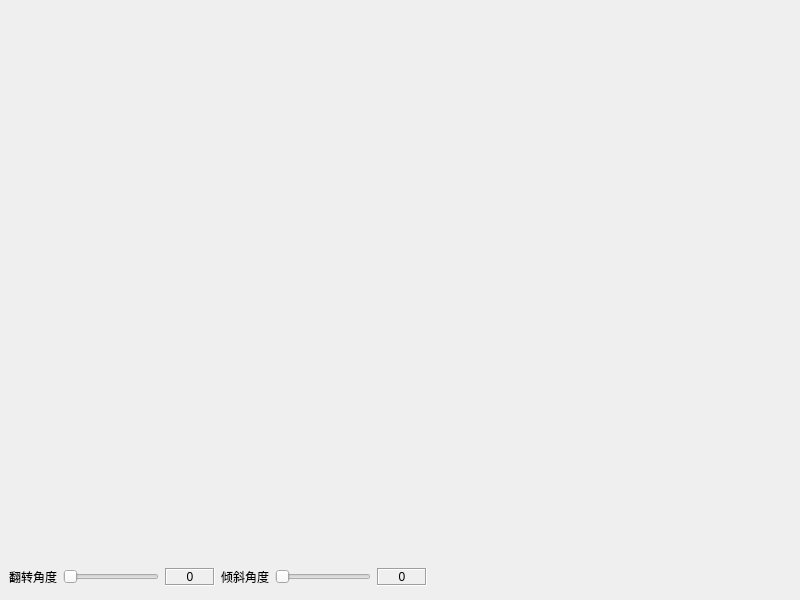
<?xml version="1.0" encoding="UTF-8"?>
<ui version="4.0">
 <class>frmFlightADI</class>
 <widget class="QWidget" name="frmFlightADI">
  <property name="geometry">
   <rect>
    <x>0</x>
    <y>0</y>
    <width>800</width>
    <height>600</height>
   </rect>
  </property>
  <property name="windowTitle">
   <string>Form</string>
  </property>
  <widget class="FlightADI" name="flightADI">
   <property name="enabled">
    <bool>false</bool>
   </property>
   <property name="geometry">
    <rect>
     <x>9</x>
     <y>9</y>
     <width>256</width>
     <height>192</height>
    </rect>
   </property>
   <property name="frameShape">
    <enum>QFrame::NoFrame</enum>
   </property>
   <property name="frameShadow">
    <enum>QFrame::Plain</enum>
   </property>
   <property name="verticalScrollBarPolicy">
    <enum>Qt::ScrollBarAlwaysOff</enum>
   </property>
   <property name="horizontalScrollBarPolicy">
    <enum>Qt::ScrollBarAlwaysOff</enum>
   </property>
   <property name="interactive">
    <bool>false</bool>
   </property>
  </widget>
  <widget class="QWidget" name="widget" native="true">
   <property name="geometry">
    <rect>
     <x>9</x>
     <y>564</y>
     <width>418</width>
     <height>27</height>
    </rect>
   </property>
   <layout class="QGridLayout" name="gridLayout">
    <property name="leftMargin">
     <number>0</number>
    </property>
    <property name="topMargin">
     <number>0</number>
    </property>
    <property name="rightMargin">
     <number>0</number>
    </property>
    <property name="bottomMargin">
     <number>0</number>
    </property>
    <item row="0" column="2">
     <widget class="QLabel" name="labRollValue">
      <property name="minimumSize">
       <size>
        <width>50</width>
        <height>0</height>
       </size>
      </property>
      <property name="frameShape">
       <enum>QFrame::Box</enum>
      </property>
      <property name="frameShadow">
       <enum>QFrame::Sunken</enum>
      </property>
      <property name="text">
       <string>0</string>
      </property>
      <property name="alignment">
       <set>Qt::AlignCenter</set>
      </property>
     </widget>
    </item>
    <item row="0" column="4">
     <widget class="QSlider" name="sliderPitch">
      <property name="orientation">
       <enum>Qt::Horizontal</enum>
      </property>
     </widget>
    </item>
    <item row="0" column="0">
     <widget class="QLabel" name="labRoll">
      <property name="text">
       <string>翻转角度</string>
      </property>
     </widget>
    </item>
    <item row="0" column="1">
     <widget class="QSlider" name="sliderRoll">
      <property name="orientation">
       <enum>Qt::Horizontal</enum>
      </property>
     </widget>
    </item>
    <item row="0" column="3">
     <widget class="QLabel" name="labPitch">
      <property name="text">
       <string>倾斜角度</string>
      </property>
     </widget>
    </item>
    <item row="0" column="5">
     <widget class="QLabel" name="labPitchValue">
      <property name="minimumSize">
       <size>
        <width>50</width>
        <height>0</height>
       </size>
      </property>
      <property name="frameShape">
       <enum>QFrame::Box</enum>
      </property>
      <property name="frameShadow">
       <enum>QFrame::Sunken</enum>
      </property>
      <property name="text">
       <string>0</string>
      </property>
      <property name="alignment">
       <set>Qt::AlignCenter</set>
      </property>
     </widget>
    </item>
   </layout>
  </widget>
 </widget>
 <customwidgets>
  <customwidget>
   <class>FlightADI</class>
   <extends>QGraphicsView</extends>
   <header>flightadi.h</header>
  </customwidget>
 </customwidgets>
 <resources/>
 <connections/>
</ui>
